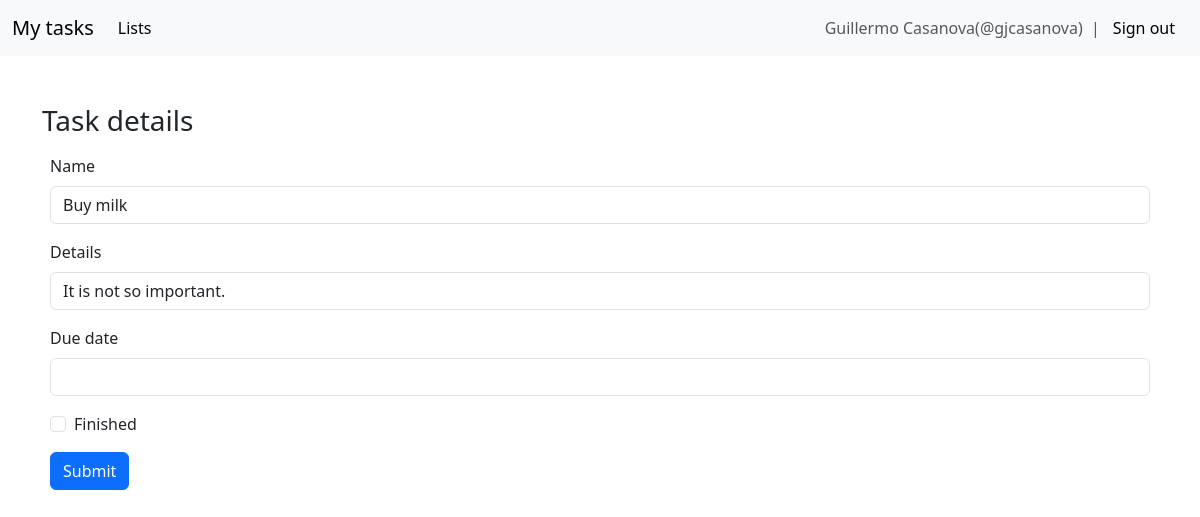
/app/lists/4/tasks/3/retrieve/ (signed in), run on the app's committed database.
### app/models.py (models this page shows)
class User(UserMixin, db.Model):
    id = db.Column(db.Integer, primary_key=True)
    name = db.Column(db.String(50), nullable=False)
    username = db.Column(db.String(50), unique=True, nullable=False)
    password = db.Column(db.String(256), nullable=False)

class Task(db.Model):
    id = db.Column(db.Integer, primary_key=True)
    name = db.Column(db.String(50), nullable=False)
    details = db.Column(db.Text)
    is_finished = db.Column(db.Boolean, default=False)
    due_date = db.Column(db.DateTime)
    list_id = db.Column(db.Integer, db.ForeignKey('list.id'), nullable=False)
    list = db.relationship('List', backref=db.backref('tasks', lazy=True, cascade='all, delete-orphan'))

### app/views.py (the view, shortened to what this page needs)
@app_routes.route('/lists/<int:list_id>/tasks/<int:task_id>/retrieve/', methods=['GET', 'POST'])
@login_required
def retrieve_task(list_id, task_id):
    list = List.query.filter_by(id=list_id, user=current_user).first()
    task = Task.query.filter_by(id=task_id, list=list).first()
    if not task:
        abort(404)
    task_form = TaskForm()
    task_form.name.data = task.name
    task_form.details.data = task.details
    task_form.due_date.data = task.due_date
    task_form.is_finished.data = task.is_finished
    context = {
        'current_user': current_user,
        'list': list,
        'task': task,
        'task_form': task_form,
    }
    return render_template('task_retrieve.html', **context)

### app/forms.py
class TaskForm(FlaskForm):
    name = wtforms.StringField('Name', validators=[wtforms.validators.DataRequired()])
    details = wtforms.StringField('Details')
    due_date = wtforms.DateTimeField('Due date', validators=[wtforms.validators.Optional()])
    is_finished = wtforms.BooleanField('Finished')
    submit = wtforms.SubmitField('Submit')

### app/__init__.py (called while the page is built)
def register_plugins(flask_app):
    from .plugins import bootstrap, db, login_manager  # noqa
    db.init_app(flask_app)
    with flask_app.app_context():
        db.create_all()
    login_manager.login_view = 'tasks.sign_in'
    login_manager.init_app(flask_app)
    bootstrap.init_app(flask_app)
    @login_manager.user_loader
    def load_user(user_id):
        from .models import User  # noqa
        return User.query.get(int(user_id))

### app/templates/task_retrieve.html (shortened to what this page needs)
{% extends "base.html" %}
{% from 'bootstrap5/form.html' import render_form %}
{% from 'macros.html' import navbar %}
{% block body %}
{% block content %}
{{ navbar(current_user) }}
<div class="container">
    <br><br>
    <h1 class="h1 fs-3">Task details</h1>
    <div class="p-2 flex-grow-1">
        {{ render_form(task_form, method='post', action=url_for('tasks.retrieve_task', list_id=list.id,
        task_id=task.id)) }}
    </div>
</div>
{% endblock %}
{% endblock %}

### app/templates/macros.html (shortened to what this page needs)
{% macro navbar(current_user) %}
<nav class="navbar navbar-expand-lg navbar-light bg-light">
    <div class="container-fluid">
        <a class="navbar-brand" href="#">My tasks</a>
        <div class="collapse navbar-collapse" id="navbarSupportedContent">
            <ul class="navbar-nav me-auto mb-2 mb-lg-0">
                <li class="nav-item">
                    <a class="nav-link active" aria-current="page" href="{{ url_for('tasks.list_lists') }}">Lists</a>
                </li>
            </ul>
            <form class="d-flex" method="POST" action="{{ url_for('tasks.sign_out') }}">
                <span class="navbar-text">
                    {{ current_user.name }}(@{{current_user.username}}) &nbsp
                </span>
                <span class="navbar-text">
                    |
                </span>
                <button class="btn btn-light" type="submit">Sign out</button>
            </form>
        </div>
    </div>
</nav>
{% endmacro %}

### app/static/css/styles.css (style rules this page uses)
h1 { color: brown; }

### data on the page
User: name "Guillermo Casanova", username "gjcasanova"
Task: name "Buy milk", details "It is not so important."
